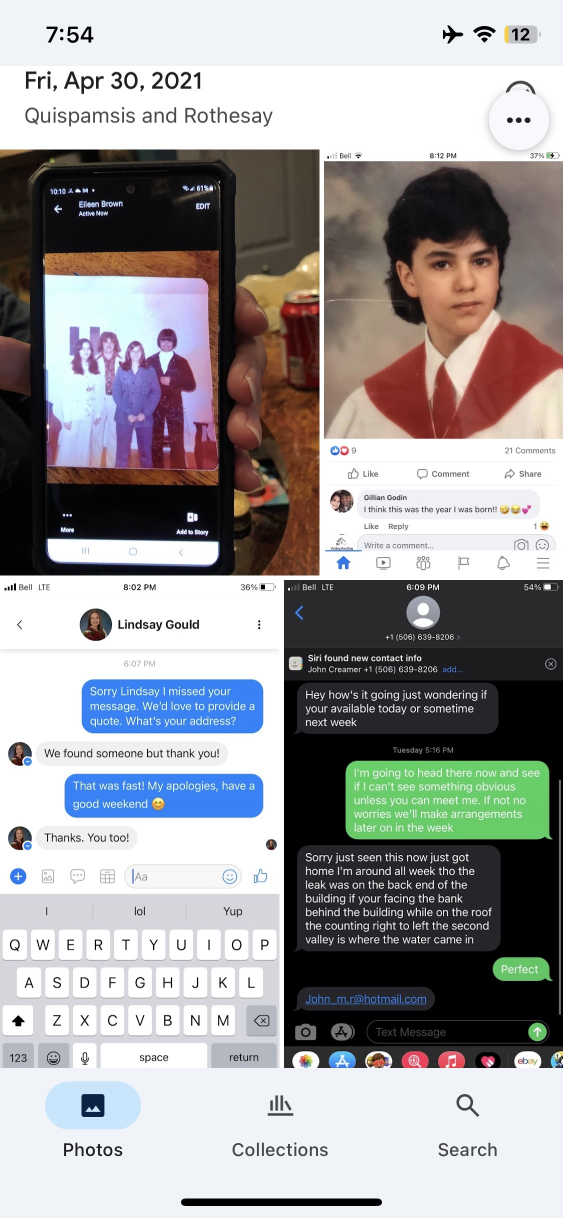
#> input picture financial/emma-financial-20210430-003.png, 1125 x 2436 px (shown at 1/2 size)
$ python -i smart_ocr_processor.py   (imports and definitions only)
#> lines starting #> are read from the running program, lines starting #| are printed output that depends on the picture
#> further down, picture is the input picture: shape (2436, 1125, 3); mean B, G, R 155.6, 154.3, 155.9
#!/usr/bin/env python3
"""
Smart OCR Processor - Adaptive Enhancement
Applies preprocessing only when it improves results
"""

import os
import cv2
import numpy as np
import pytesseract
from PIL import Image
import logging
import pandas as pd
from datetime import datetime
import hashlib
import re
from pathlib import Path

# Configure Tesseract
pytesseract.pytesseract.tesseract_cmd = r'C:\Program Files\Tesseract-OCR\tesseract.exe'

class SmartOCRProcessor:
    def __init__(self):
        self.setup_logging()
        self.results = []
        self.stats = {
            'total_processed': 0,
            'original_better': 0,
            'enhanced_better': 0,
            'failed_extractions': 0,
            'improvement_rate': 0.0
        }

    def setup_logging(self):
        """Setup comprehensive logging"""
        os.makedirs('logs', exist_ok=True)
        log_file = f'logs/smart_ocr_{datetime.now().strftime("%Y%m%d_%H%M%S")}.log'

        logging.basicConfig(
            level=logging.INFO,
            format='%(asctime)s - %(levelname)s - %(message)s',
            handlers=[
                logging.FileHandler(log_file),
                logging.StreamHandler()
            ]
        )
        self.logger = logging.getLogger(__name__)

    def apply_conservative_enhancement(self, image):
        """Apply minimal, careful enhancement"""
        try:
            # Convert to grayscale if needed
            if len(image.shape) == 3:
                gray = cv2.cvtColor(image, cv2.COLOR_BGR2GRAY)
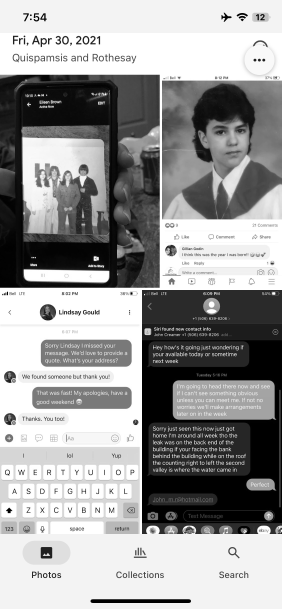
#> gray: shape (2436, 1125) (shown at 1/4 size); min 0, max 255, mean 155
            else:
                gray = image.copy()

            # Very gentle noise reduction
            denoised = cv2.fastNlMeansDenoising(gray, None, 10, 7, 21)

            # Slight contrast enhancement only
            enhanced = cv2.convertScaleAbs(denoised, alpha=1.1, beta=5)
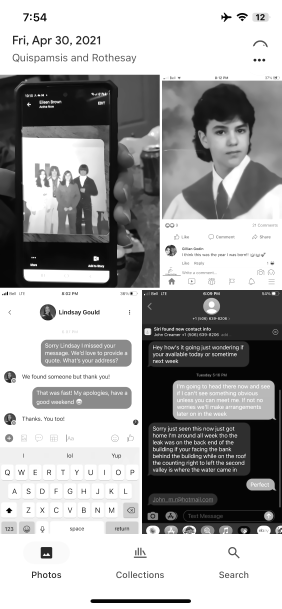
#> enhanced: shape (2436, 1125) (shown at 1/4 size); min 5, max 255, mean 165.1

            # Gentle sharpening kernel
            kernel = np.array([[-1,-1,-1], [-1,9,-1], [-1,-1,-1]])
            sharpened = cv2.filter2D(enhanced, -1, kernel)
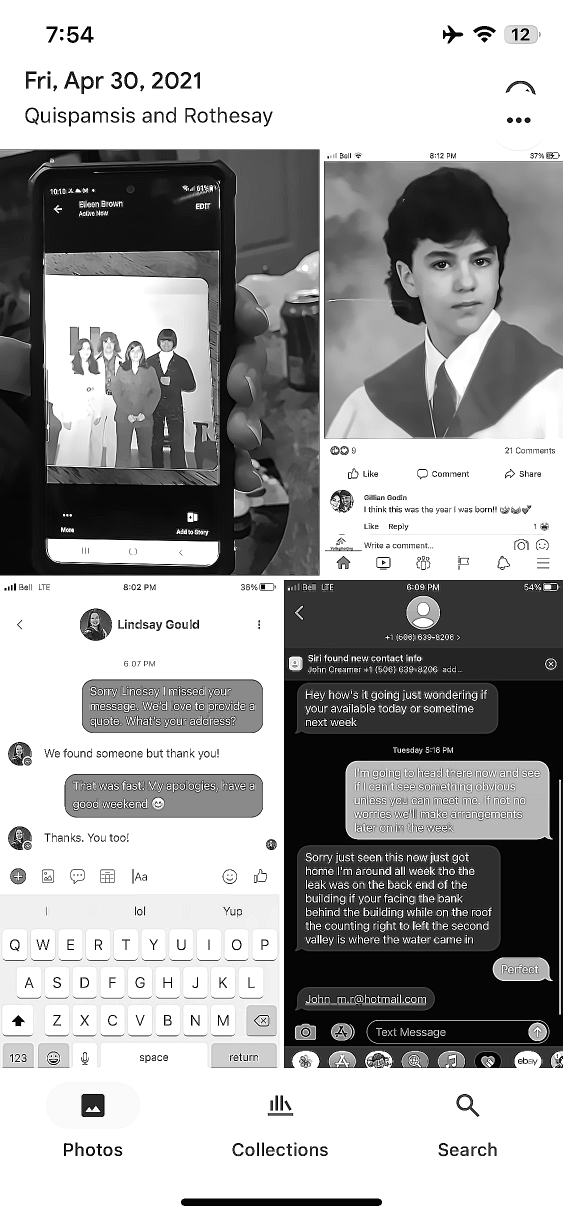
#> sharpened: shape (2436, 1125) (shown at 1/2 size); min 0, max 255, mean 163.6

            return sharpened

        except Exception as e:
            self.logger.warning(f"Enhancement failed: {e}")
            return image

    # [289 lines left out: functions extract_text_with_confidence, detect_sender_recipient, analyze_content_legally, process_single_file, process_directory, save_results and 1 more, not called in this run]

# [11 lines not run here, left out]

>>> import cv2
>>> picture = cv2.imread('financial/emma-financial-20210430-003.png')
>>> result = SmartOCRProcessor().apply_conservative_enhancement(picture)

$ run again, on financial/emma-financial-20241117-004.png
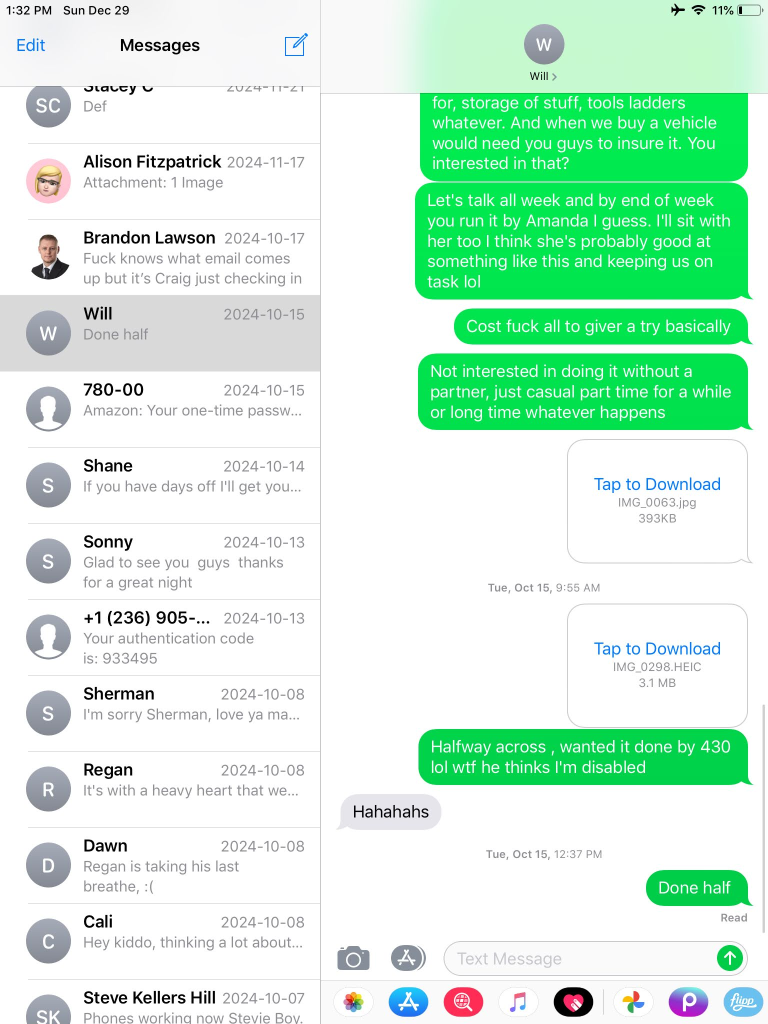
#> input picture financial/emma-financial-20241117-004.png, 1536 x 2048 px (shown at 1/2 size)
#> picture is the input picture: shape (2048, 1536, 3); mean B, G, R 219, 240.9, 206.9
#> in apply_conservative_enhancement, `enhanced = cv2.convertScaleAbs(denoised, alpha=1.1, beta=5)`:
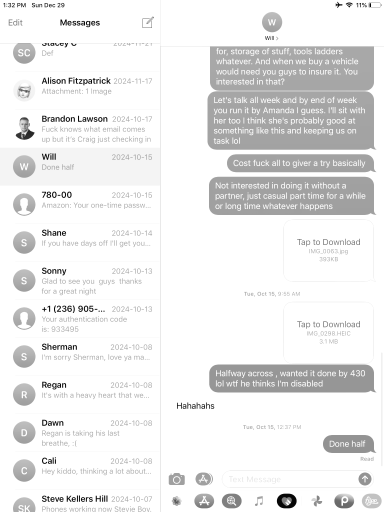
#> enhanced: shape (2048, 1536) (shown at 1/4 size); min 5, max 255, mean 235.3
#> in apply_conservative_enhancement, `sharpened = cv2.filter2D(enhanced, -1, kernel)`:
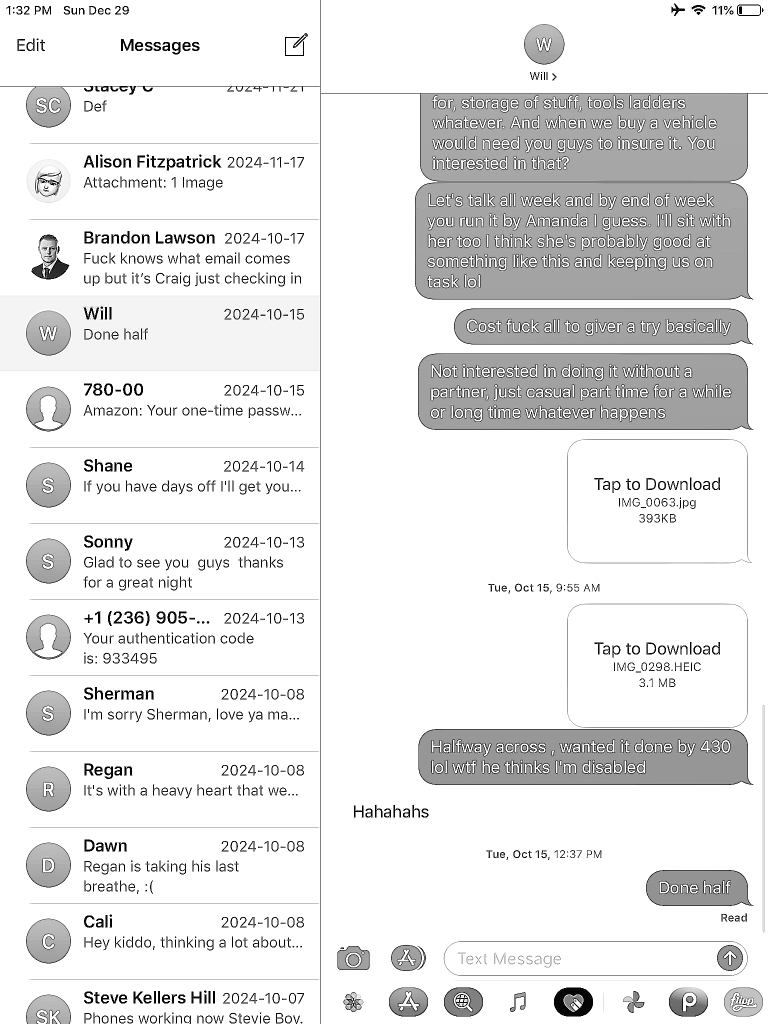
#> sharpened: shape (2048, 1536) (shown at 1/2 size); min 0, max 255, mean 229.8

$ run again, on financial/emma-financial-20241127-003.png
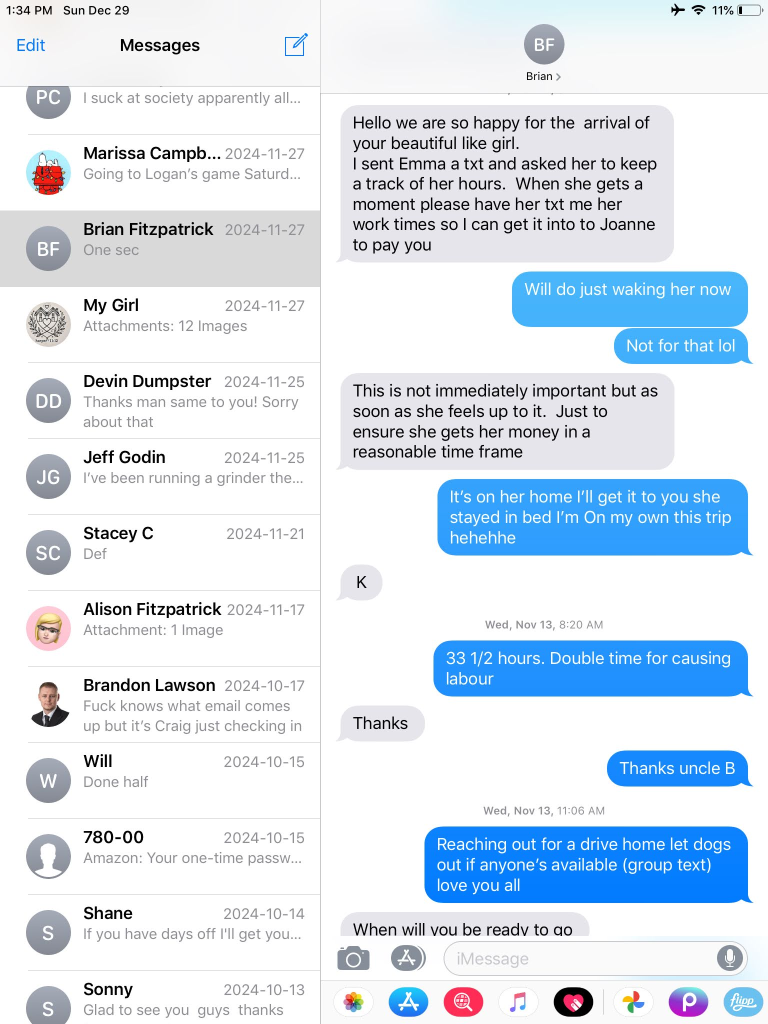
#> input picture financial/emma-financial-20241127-003.png, 1536 x 2048 px (shown at 1/2 size)
#> picture is the input picture: shape (2048, 1536, 3); mean B, G, R 240.5, 228.9, 217.3
#> in apply_conservative_enhancement, `gray = cv2.cvtColor(image, cv2.COLOR_BGR2GRAY)`:
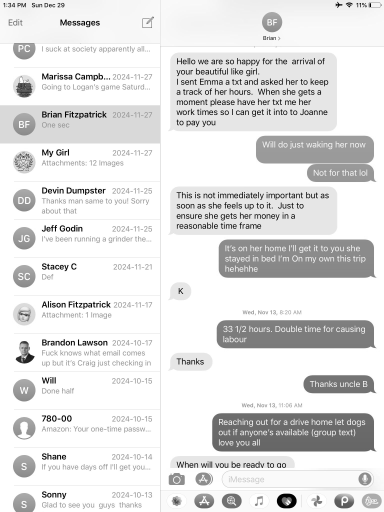
#> gray: shape (2048, 1536) (shown at 1/4 size); min 0, max 255, mean 226.8
#> in apply_conservative_enhancement, `sharpened = cv2.filter2D(enhanced, -1, kernel)`:
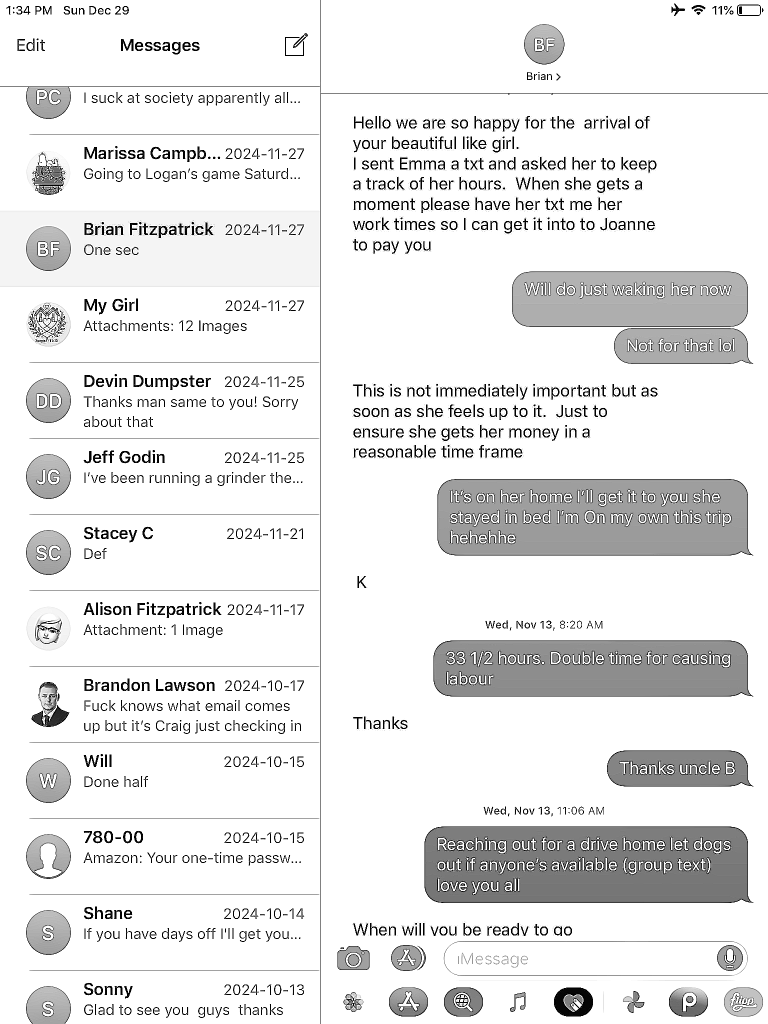
#> sharpened: shape (2048, 1536) (shown at 1/2 size); min 0, max 255, mean 230.3
